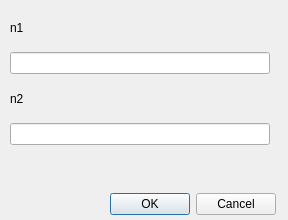
<?xml version="1.0" encoding="UTF-8"?>
<ui version="4.0">
 <class>Angle</class>
 <widget class="QDialog" name="Angle">
  <property name="geometry">
   <rect>
    <x>0</x>
    <y>0</y>
    <width>288</width>
    <height>220</height>
   </rect>
  </property>
  <property name="windowTitle">
   <string>Angle</string>
  </property>
  <widget class="QWidget" name="layoutWidget">
   <property name="geometry">
    <rect>
     <x>10</x>
     <y>10</y>
     <width>266</width>
     <height>205</height>
    </rect>
   </property>
   <layout class="QGridLayout" name="gridLayout">
    <item row="4" column="0" colspan="2">
     <widget class="QLabel" name="angle_label">
      <property name="text">
       <string/>
      </property>
     </widget>
    </item>
    <item row="5" column="0" colspan="2">
     <widget class="QDialogButtonBox" name="buttonBox">
      <property name="standardButtons">
       <set>QDialogButtonBox::Cancel|QDialogButtonBox::Ok</set>
      </property>
     </widget>
    </item>
    <item row="1" column="0">
     <widget class="QLineEdit" name="n1_entry"/>
    </item>
    <item row="3" column="0">
     <widget class="QLineEdit" name="n2_entry"/>
    </item>
    <item row="0" column="0">
     <widget class="QLabel" name="n1_label">
      <property name="text">
       <string>n1</string>
      </property>
     </widget>
    </item>
    <item row="2" column="0">
     <widget class="QLabel" name="n2_label">
      <property name="text">
       <string>n2</string>
      </property>
     </widget>
    </item>
   </layout>
  </widget>
 </widget>
 <tabstops>
  <tabstop>n1_entry</tabstop>
  <tabstop>n2_entry</tabstop>
  <tabstop>buttonBox</tabstop>
 </tabstops>
 <resources/>
 <connections/>
</ui>
